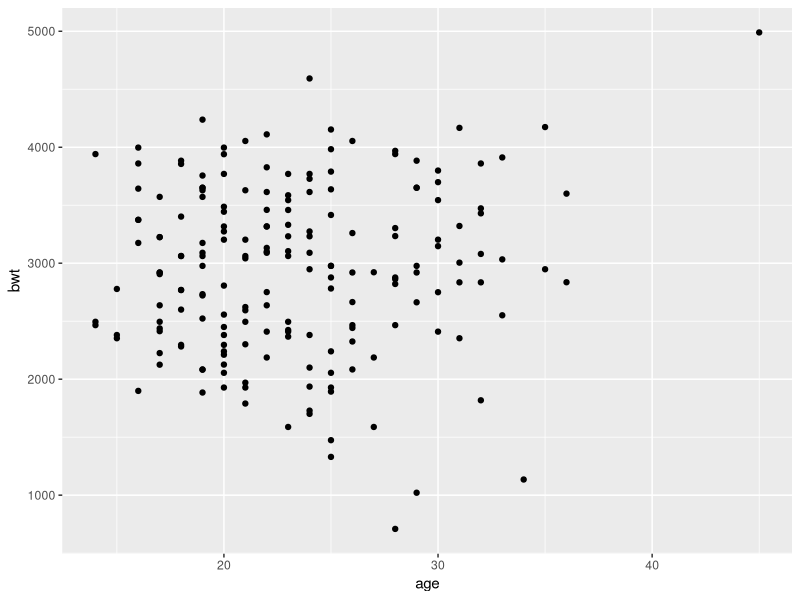

This chart was generated by the following R code:
# You will focus on two variables:
#   -age – this is the age of the mother
#   -bwt – this is the weight of the newborn in grams
# You think that there’s causation between age and bwt. The age of the mother should impact the weight of the baby.
# Create a linear model for this causation and provide business insight.

library(MASS)

summary(birthwt)
View(birthwt)

birthwt_line <- lm(age ~ bwt, data = birthwt)
summary(birthwt_line)

as.numeric(birthwt_line$coefficients[1])

library(ggplot2)
p <- ggplot(birthwt_line, aes(age, bwt))
p + geom_point() + geom_abline(intercept = as.numeric(birthwt_line$coefficients[1]), slope = as.numeric(birthwt_line$coefficients["bwt"]))
